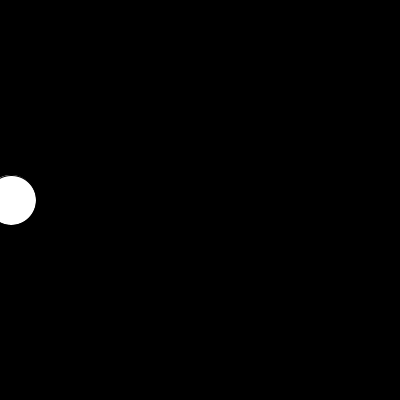
Frame 1 (no input)
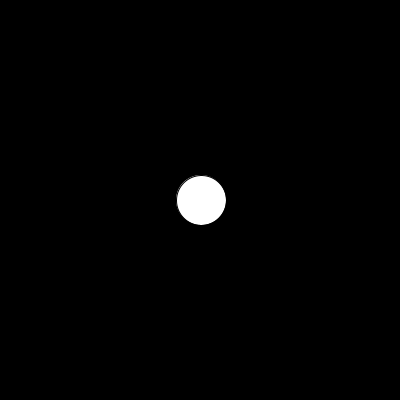
Frame 60 (the mouse pressed at the canvas centre just before this capture)
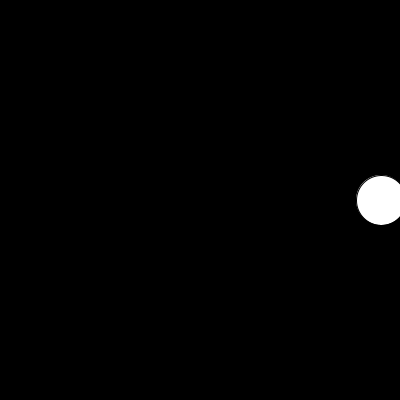
Frame 120 (the mouse held since frame 60 and released just before this capture)

The Processing sketch that drew these frames (run headless with seeded random() and noise(); from frame 60 on, the mouse is pressed at the canvas centre):

// Processing sketch: processing_38918
// ── processing_38918.pde

int x_position=1;
int x_speed=10;
 
void setup() {
  size(400, 400);
}
 
void draw() {
  background(0);
  x_position=x_position+x_speed;
  ellipse(x_position, 200, 50, 50);
 
 
  
  if (x_position>400) {
    
    x_speed=-10;
    ellipse(x_position, 200, 50, 50);
  }
  
  if (x_position<0) {
   
    x_speed=10;
    ellipse(x_position, 200, 50, 50);
  }
}
     
                
